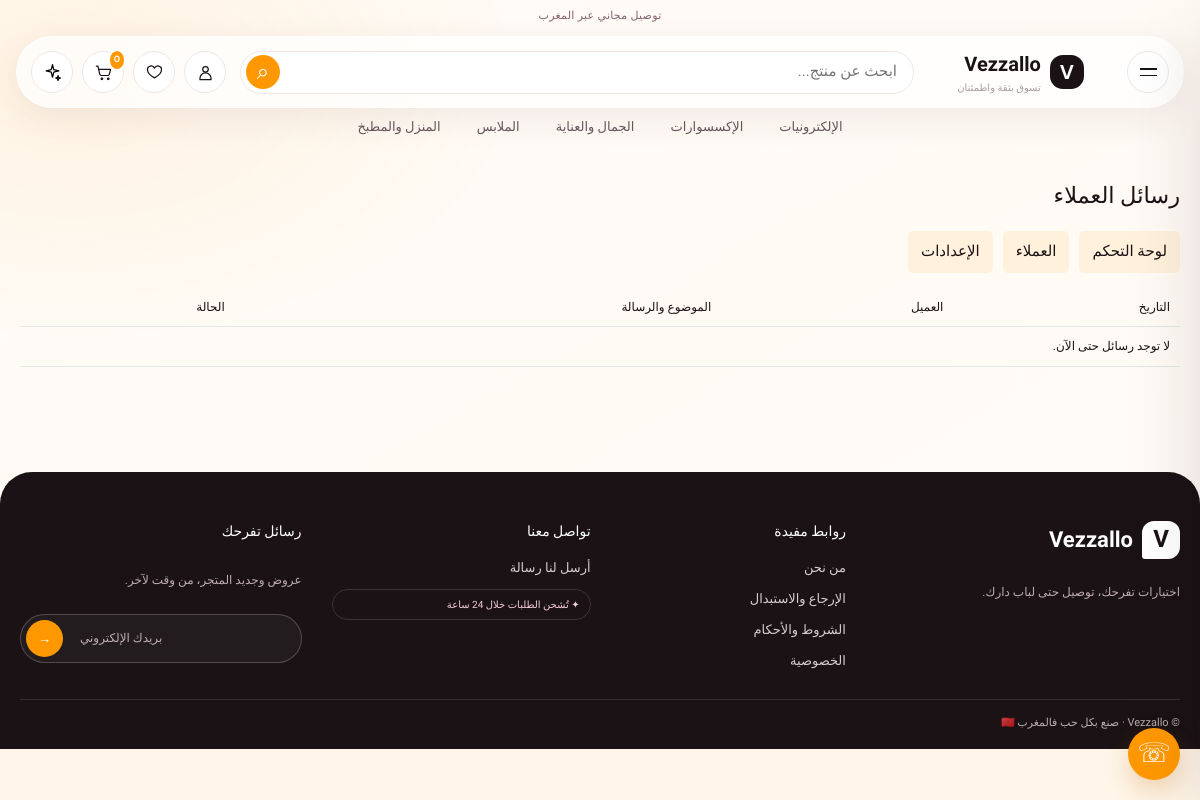
/admin/messages (signed in), run on the app's committed database.
### app.py (models this page shows)
class StoreSetting(db.Model):
    key = db.Column(db.String(100), primary_key=True)
    value = db.Column(db.Text, default="")

class Category(db.Model):
    id = db.Column(db.Integer, primary_key=True)
    name = db.Column(db.String(80), unique=True, nullable=False)
    slug = db.Column(db.String(100), unique=True, nullable=False, default="")
    name_ar = db.Column(db.String(120), nullable=False)
    name_fr = db.Column(db.String(120), default="")
    icon = db.Column(db.String(24), default="✦")
    image_url = db.Column(db.String(500), default="/static/placeholder.png")
    sort_order = db.Column(db.Integer, default=0)
    products = db.relationship("Product", backref="category", lazy=True)

### app.py (the view)
@app.get("/admin/messages")
@admin_required
def admin_messages():
    messages = ContactMessage.query.order_by(ContactMessage.created_at.desc()).limit(250).all()
    return render_template("admin_messages.html", messages=messages)

### app.py (called while the page is built, shortened)
def setting(key, default=""):
    item = db.session.get(StoreSetting, key)
    return item.value if item else default

def theme_color(key, default):
    value = setting(key, default)
    return value if re.fullmatch(r"#[0-9a-fA-F]{6}", value) else default

def get_cart_items():
    data = session.get("cart", {})
    try:
        ids = [int(key) for key in data]
    except (TypeError, ValueError):
        ids = []
    products = Product.query.filter(Product.id.in_(ids), Product.is_active.is_(True)).all() if ids else []
    lookup = {product.id: product for product in products}
    items = []
    return items

def translate(key):
    arabic, french = TRANSLATIONS.get(key, (key, key))
    return french if session.get("language") == "fr" else arabic

@app.before_request
def save_utm():
    for key in ("utm_source", "utm_medium", "utm_campaign", "utm_term", "utm_content"):
        if request.args.get(key):
            session.setdefault("utm", {})[key] = request.args[key]

def admin_required(function):
    @wraps(function)
    def wrapped(*args, **kwargs):
        if session.get("admin_authenticated") is not True:
            return redirect(url_for("admin_login", next=request.path))
        return function(*args, **kwargs)
    return wrapped

### templates/admin_messages.html (shortened to what this page needs)
{% extends "base.html" %}
{% block content %}
<section class="container admin-page">
  <h1>رسائل العملاء</h1>
  <nav class="admin-nav" aria-label="قائمة الإدارة">
    <a href="{{ url_for('admin_dashboard') }}">لوحة التحكم</a>
    <a href="{{ url_for('admin_customers') }}">العملاء</a>
    <a href="{{ url_for('admin_settings') }}">الإعدادات</a>
  </nav>
  <div class="admin-table-wrap">
    <table class="admin-table">
      <thead><tr><th>التاريخ</th><th>العميل</th><th>الموضوع والرسالة</th><th>الحالة</th></tr></thead>
      <tbody>
        {% for message in messages %}
        <tr>
          <td>{{ message.created_at.strftime('%Y-%m-%d %H:%M') }}</td>
          <td>{{ message.name }}<small><a href="mailto:{{ message.email }}">{{ message.email }}</a></small>{% if message.phone %}<small>{{ message.phone }}</small>{% endif %}</td>
          <td><b>{{ message.subject }}</b><p>{{ message.message }}</p></td>
          <td>
            <form method="post" action="{{ url_for('admin_message_status', message_id=message.id) }}">
              <input type="hidden" name="_csrf_token" value="{{ csrf_token() }}">
              <select name="status">
                <option value="new" {% if message.status == 'new' %}selected{% endif %}>جديدة</option>
                <option value="read" {% if message.status == 'read' %}selected{% endif %}>تم الاطلاع</option>
                <option value="resolved" {% if message.status == 'resolved' %}selected{% endif %}>تمت المعالجة</option>
              </select>
              <button class="button button-outline" type="submit">حفظ</button>
            </form>
          </td>
        </tr>
        {% else %}
        <tr><td colspan="4">لا توجد رسائل حتى الآن.</td></tr>
        {% endfor %}
      </tbody>
    </table>
  </div>
</section>
{% endblock %}

### templates/base.html (shortened to what this page needs)
<!doctype html>
<html lang="{{ 'ar' if request.endpoint and request.endpoint.startswith('admin') else language }}" dir="{{ 'rtl' if language == 'ar' or (request.endpoint and request.endpoint.startswith('admin')) else 'ltr' }}">
<head>
  <link rel="stylesheet" href="{{ url_for('static', filename='style.css') }}">
  <link rel="stylesheet" href="{{ url_for('static', filename='marketplace.css') }}">
  <link rel="stylesheet" href="{{ url_for('static', filename='premium.css') }}">
</head>
<body style="--store-primary: {{ theme_primary }}; --teal: {{ theme_primary }}; --teal-dark: color-mix(in srgb, {{ theme_primary }} 84%, black); --premium-accent: {{ theme_accent }}; --premium-paper: {{ theme_background }}; --premium-accent-soft: color-mix(in srgb, {{ theme_accent }} 14%, white)">
  <div class="announcement">{{ store_setting('announcement_fr', 'Livraison gratuite partout au Maroc') if language == 'fr' else store_setting('announcement', 'توصيل مجاني إلى جميع أنحاء المغرب') }}</div>
  <header class="premium-header">
    <div class="premium-header-inner">
      <button class="mobile-menu-toggle" id="menu-toggle" type="button" aria-label="{{ 'Ouvrir le menu' if language == 'fr' else 'فتح القائمة' }}" aria-expanded="false" aria-controls="nav-bar">
        <span></span><span></span>
      </button>
      <a class="brand premium-brand" href="{{ url_for('index') }}">
        {% if store_setting('logo_url') %}<img class="brand-logo" src="{{ store_setting('logo_url') }}" alt="{{ store_name }}">{% else %}<span class="brand-mark">V</span>{% endif %}
        <span>{{ store_name }}<small>{{ 'Achetez en toute confiance' if language == 'fr' else 'تسوق بثقة واطمئنان' }}</small></span>
      </a>
      <form class="header-search" action="{{ url_for('index') }}" data-search-form>
        <input id="header-search-input" name="q" type="search" autocomplete="off" placeholder="{{ 'Rechercher un produit...' if language == 'fr' else 'ابحث عن منتج...' }}" value="{{ search|default('') }}">
        <button type="submit" aria-label="{{ t('search') }}">⌕</button>
      </form>
      <div class="header-actions premium-actions">
        <a class="icon-button header-account-link" href="{{ url_for('account') if current_user.is_authenticated else url_for('account_login') }}" aria-label="{{ t('account') }}">
          <svg viewBox="0 0 24 24" aria-hidden="true"><circle cx="12" cy="8" r="3.5"/><path d="M5 21v-1.5a7 7 0 0 1 14 0V21Z"/></svg>
        </a>
        <a class="icon-button header-wishlist-link" href="{{ (url_for('account') ~ '#wishlist') if current_user.is_authenticated else url_for('account_login') }}" aria-label="{{ 'Favoris' if language == 'fr' else 'المفضلة' }}">
          <svg viewBox="0 0 24 24" aria-hidden="true"><path d="M20.8 8.8c0 5.2-8.8 10-8.8 10s-8.8-4.8-8.8-10A4.6 4.6 0 0 1 12 6.5a4.6 4.6 0 0 1 8.8 2.3Z"/></svg>
        </a>
        <a class="icon-button" href="{{ url_for('cart') }}" aria-label="{{ t('cart') }}">
          <svg viewBox="0 0 24 24" aria-hidden="true"><path d="M3 4h2l2.2 10.2a2 2 0 0 0 2 1.6h8.2a2 2 0 0 0 1.9-1.4L21 8H6"/><circle cx="10" cy="20" r="1"/><circle cx="18" cy="20" r="1"/></svg>
          <b class="cart-badge">{{ cart_count }}</b>
        </a>
        <button class="icon-button menu-trigger" id="search-toggle" type="button" aria-label="{{ t('search') }}">
          <svg viewBox="0 0 24 24" aria-hidden="true"><path d="m12 2 1.6 6.4L20 10l-6.4 1.6L12 18l-1.6-6.4L4 10l6.4-1.6L12 2Z"/><path d="m19 16 .8 2.2L22 19l-2.2.8L19 22l-.8-2.2L16 19l2.2-.8L19 16Z"/></svg>
        </button>
      </div>
    </div>
    <nav class="desktop-category-nav" aria-label="{{ 'Catégories' if language == 'fr' else 'التصنيفات' }}">
      {% for item in categories %}
      <a href="{{ url_for('index', category=item.slug) }}">{{ item.name_fr if language == 'fr' else {'beauty': 'الجمال والعناية', 'home': 'المنزل والمطبخ'}.get(item.slug, item.name_ar) }}</a>
      {% endfor %}
    </nav>
  </header>
  <main>{% block content %}{% endblock %}</main>
  <footer class="site-footer premium-footer">
    <div class="container footer-grid">
      <div class="footer-intro"><a class="brand footer-brand" href="{{ url_for('index') }}">{% if store_setting('logo_url') %}<img class="brand-logo" src="{{ store_setting('logo_url') }}" alt="{{ store_name }}">{% else %}<span class="brand-mark">V</span>{% endif %}<span>{{ store_name }}</span></a><p>{{ 'Des trouvailles choisies avec soin, livrées chez vous.' if language == 'fr' else 'اختيارات تفرحك، توصيل حتى لباب دارك.' }}</p></div>
      <div><b>{{ 'Liens utiles' if language == 'fr' else 'روابط مفيدة' }}</b><a href="{{ url_for('page', slug='about') }}">{{ 'À propos' if language == 'fr' else 'من نحن' }}</a><a href="{{ url_for('page', slug='returns') }}">{{ 'Retours' if language == 'fr' else 'الإرجاع والاستبدال' }}</a><a href="{{ url_for('page', slug='terms') }}">{{ 'Conditions' if language == 'fr' else 'الشروط والأحكام' }}</a><a href="{{ url_for('page', slug='privacy') }}">{{ 'Confidentialité' if language == 'fr' else 'الخصوصية' }}</a></div>
      <div><b>{{ 'Nous contacter' if language == 'fr' else 'تواصل معنا' }}</b><a href="{{ url_for('contact') }}">{{ 'Formulaire de contact' if language == 'fr' else 'أرسل لنا رسالة' }}</a><span class="dispatch-badge">✦ {{ 'Commandes expédiées sous 24h' if language == 'fr' else 'تُشحن الطلبات خلال 24 ساعة' }}</span></div>
      <div class="newsletter"><b>{{ 'La petite lettre' if language == 'fr' else 'رسائل تفرحك' }}</b><p>{{ 'Nouveautés et offres, de temps en temps.' if language == 'fr' else 'عروض وجديد المتجر، من وقت لآخر.' }}</p><form class="newsletter-form" data-email="{{ store_setting('email') }}" data-not-configured="{{ 'Inscription newsletter indisponible pour le moment.' if language == 'fr' else 'الاشتراك غير متاح حالياً، تواصل معنا عبر واتساب.' }}"><label class="sr-only" for="newsletter-email">{{ 'Votre e-mail' if language == 'fr' else 'بريدك الإلكتروني' }}</label><input id="newsletter-email" type="email" placeholder="{{ 'Votre e-mail' if language == 'fr' else 'بريدك الإلكتروني' }}" required><button type="submit" aria-label="{{ 'S’inscrire' if language == 'fr' else 'اشتراك' }}">→</button></form><small class="newsletter-status" aria-live="polite"></small></div>
    </div>
    <div class="container footer-bottom">© {{ store_name }} · {{ 'Fait avec soin au Maroc' if language == 'fr' else 'صنع بكل حب فالمغرب 🇲🇦' }}</div>
  </footer>
  <a class="whatsapp-float" href="https://wa.me/{{ whatsapp|replace('+','')|replace(' ','') }}" target="_blank" rel="noopener" aria-label="{{ 'WhatsApp' if language == 'fr' else 'تواصل عبر واتساب' }}">☏</a>
</body></html>

### static/style.css (style rules this page uses)
:root { --teal:#087c70;--teal-dark:#064d47;--ink:#1d302e;--muted:#70817e;--line:#e2eae7;--paper:#f5f8f7;--white:#fff;--green:#15834d;font-family:Arial,"Tajawal",sans-serif;color:var(--ink);background:var(--paper);font-synthesis:none }
* { box-sizing:border-box }
body { margin:0;min-width:320px;background:var(--paper);font-size:15px }
a { color:inherit;text-decoration:none }
button,input,select,textarea { font:inherit }
button,a { -webkit-tap-highlight-color:transparent }
.container { width:min(1200px,calc(100% - 36px));margin-inline:auto }
.announcement { min-height:30px;background:var(--teal-dark);color:#fff;text-align:center;padding:7px 12px;font-size:12px }
.brand { display:flex;align-items:center;gap:9px;font-size:22px;font-weight:800;white-space:nowrap }
.brand-mark { height:38px;width:38px;display:grid;place-items:center;border-radius:12px 12px 12px 3px;background:#fff;color:var(--teal);font-size:24px }
.brand small { display:block;font-size:9px;opacity:.75 }
.header-actions { display:flex;align-items:center;gap:18px;font-size:20px }
.header-actions a { position:relative }
.cart-badge { position:absolute;top:-10px;right:-10px;background:#efb647;color:#173c36;border-radius:50%;font-size:11px;min-width:18px;text-align:center;padding:2px }
.mobile-menu-toggle { display:none;background:none;color:white;border:0;font-size:22px }
.site-footer { background:#103b36;color:#e6f1ee;padding:34px 0 15px;margin-top:32px }
.footer-grid { display:grid;grid-template-columns:2fr 1fr 1fr 1fr;gap:25px }
.footer-grid>div { display:grid;align-content:start;gap:10px;font-size:13px }
.footer-grid p { color:#b5cbc5 }
.footer-brand { color:white }
.footer-bottom { border-top:1px solid #ffffff26;margin-top:25px;padding-top:14px;font-size:11px;color:#a9c0ba }
.whatsapp-float { position:fixed;z-index:12;bottom:20px;right:20px;width:52px;height:52px;display:grid;place-items:center;border-radius:50%;background:#1ebc63;color:white;font-size:27px;box-shadow:0 5px 18px #0003 }
.admin-page { padding:20px 0 50px }
.admin-nav { display:flex;gap:10px;flex-wrap:wrap;margin:15px 0 }
.admin-nav a { background:#e2efeb;padding:9px 13px;border-radius:5px;color:var(--teal-dark) }
.admin-table-wrap { overflow:auto }
.admin-table { width:100%;border-collapse:collapse;min-width:750px;font-size:12px }
.admin-table th,.admin-table td { padding:10px;border-bottom:1px solid var(--line);text-align:start;vertical-align:top }

### data on the page
StoreSetting: value "توصيل مجاني عبر المغرب"
StoreSetting: value "Vezzallo"
Category: slug+name_ar "الإلكترونيات"
Category: slug+name_ar "الإكسسوارات"
Category: slug+name_ar "الجمال والعناية"
Category: slug+name_ar "الملابس"
Category: slug+name_ar "المنزل والمطبخ"

### other printed values
{{ cart_count }} "0"
{{ 'Liens utiles' if language == 'fr' else 'روابط مفيدة' }} "روابط مفيدة"
{{ 'À propos' if language == 'fr' else 'من نحن' }} "من نحن"
{{ 'Retours' if language == 'fr' else 'الإرجاع والاستبدال' }} "الإرجاع والاستبدال"
{{ 'Conditions' if language == 'fr' else 'الشروط والأحكام' }} "الشروط والأحكام"
{{ 'Confidentialité' if language == 'fr' else 'الخصوصية' }} "الخصوصية"
{{ 'Nous contacter' if language == 'fr' else 'تواصل معنا' }} "تواصل معنا"
{{ 'Formulaire de contact' if language == 'fr' else 'أرسل لنا رسالة' }} "أرسل لنا رسالة"
{{ 'La petite lettre' if language == 'fr' else 'رسائل تفرحك' }} "رسائل تفرحك"
